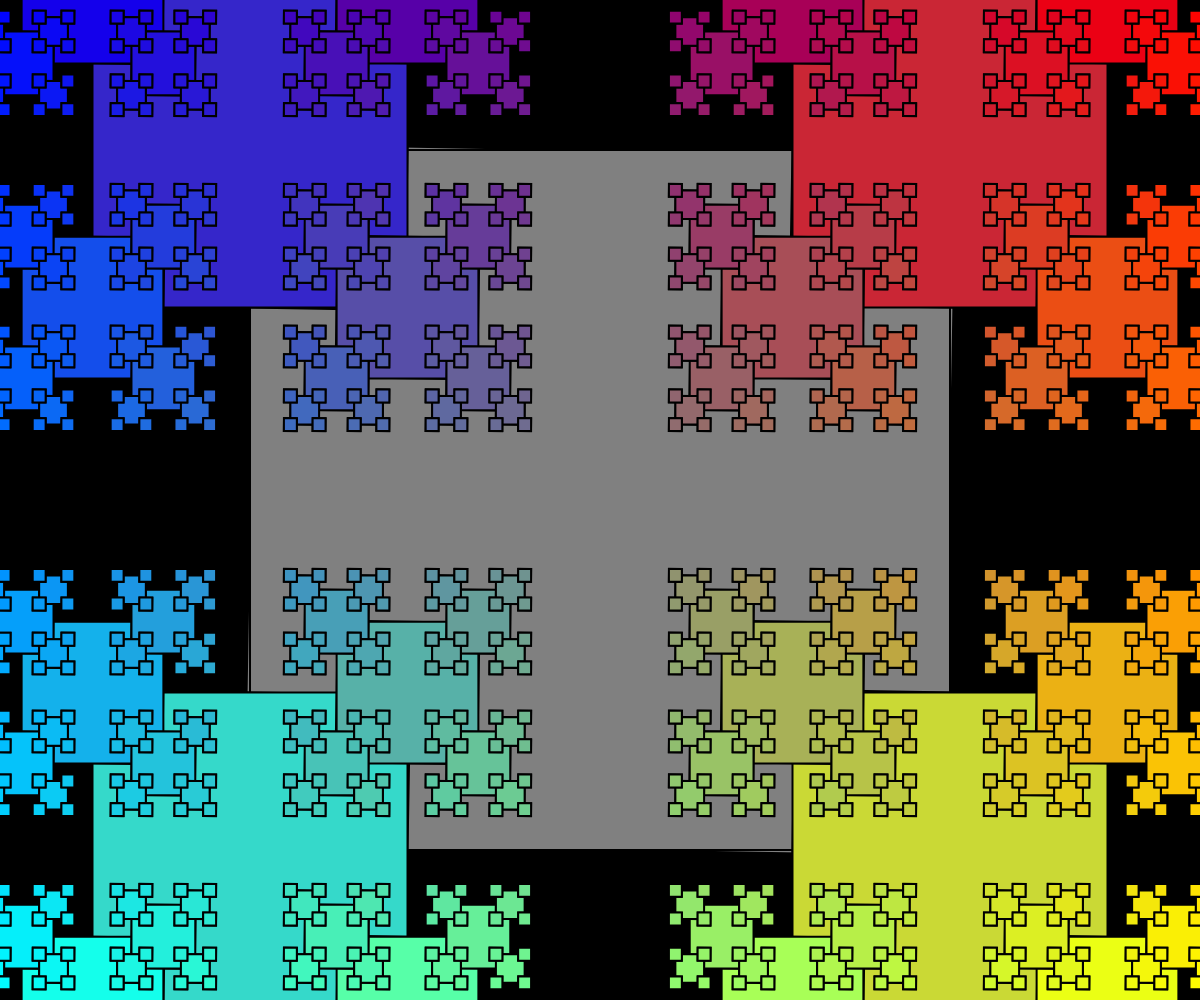
Frame 1 (no input)
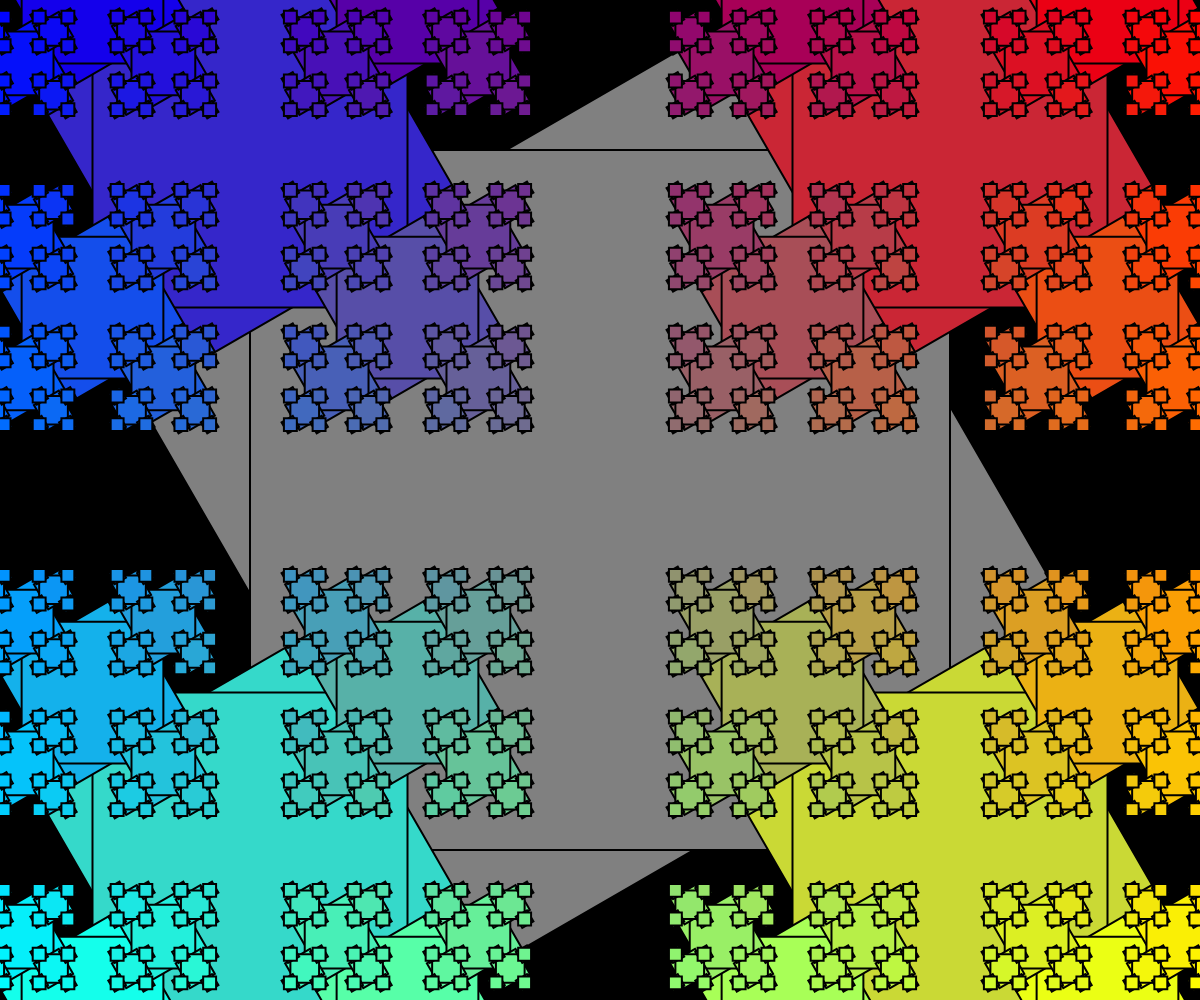
Frame 60 (no input)
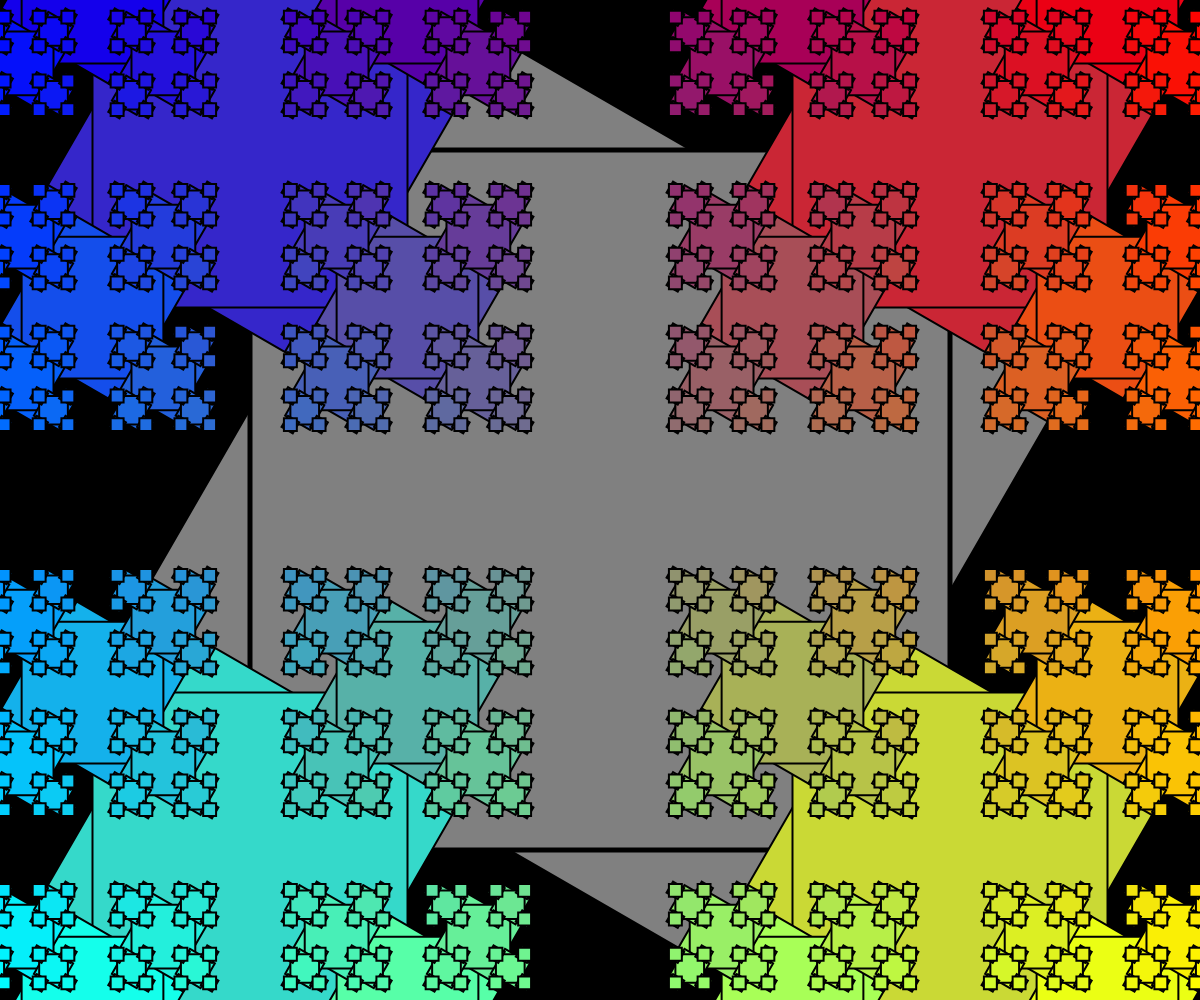
Frame 120 (the mouse pressed at the canvas centre since frame 60)

The p5.js sketch that drew these frames (run headless with seeded random() and noise() and a simulated clock; from frame 60 on, the mouse is pressed at the canvas centre):

// p5.js sketch
// ── sketch.js
// recursion
// Amaan Rehman
// 4/29/26



function setup() {
  createCanvas(windowWidth, windowHeight);
}

function draw() {
  background(0);
  //centerCircle(mouseX, mouseY, width/2, height/2, 400);
  //circleFractal(mouseX, mouseY,width/2, height/2, 700);
luckySquare(width/2, height/2, 700)
}
function luckySquare(x,y,s){
  rectMode(CENTER); noFill();

  if(s > 10){
    let r = map(x,0,width,0, 255);
    let g = map(y,0,height,0, 255);
    let b = map(x,0,width,255, 0);
    fill(r, g, b)

    if(dist(x,y,mouseX,mouseY) <= s/2){
    strokeWeight(5);
  }
    else{
      strokeWeight(2);
    }
    push();
    translate(x,y);
    rotate(radians(frameCount));
    square(0, 0, s);
    pop();
    square(x,y,s);
    luckySquare(x - s/2, y - s/2, s* 0.45)
    luckySquare(x + s/2, y - s/2, s* 0.45)
    luckySquare(x - s/2, y + s/2, s* 0.45)
    luckySquare(x + s/2, y + s/2, s* 0.45)
  }
  
}

function circleFractal(x,y,d){
  noFill();
  if(d > 10){


  circle(x,y,d);
  circleFractal(x - d / 2, y, d/2);
  circleFractal(x + d / 2, y, d/2);
  circleFractal(x,y, d/2, d/2);
  circleFractal(x + d / 2, y, d/2);
  circleFractal(x , y - d/2, d/2);
}
}

 function centerCircle(x, y, d){
//   //recursively draw concentric circles
  //base case... implicit

  if(d > 10){
//     //recursive case
   circle(x,y,d);
    centerCircle(x,y,d * 0.99);
  }

//   //if the recursive case is skipped,
//   //we unravel one level (base case)
 }
